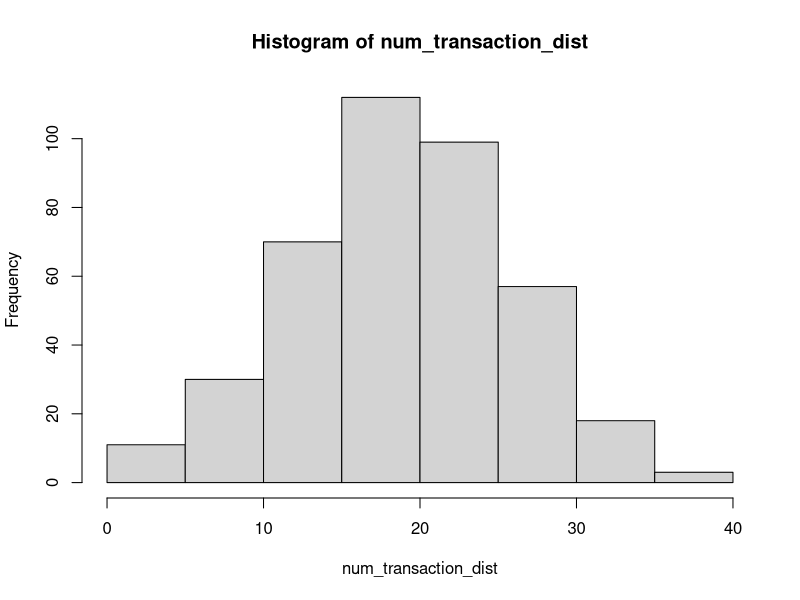
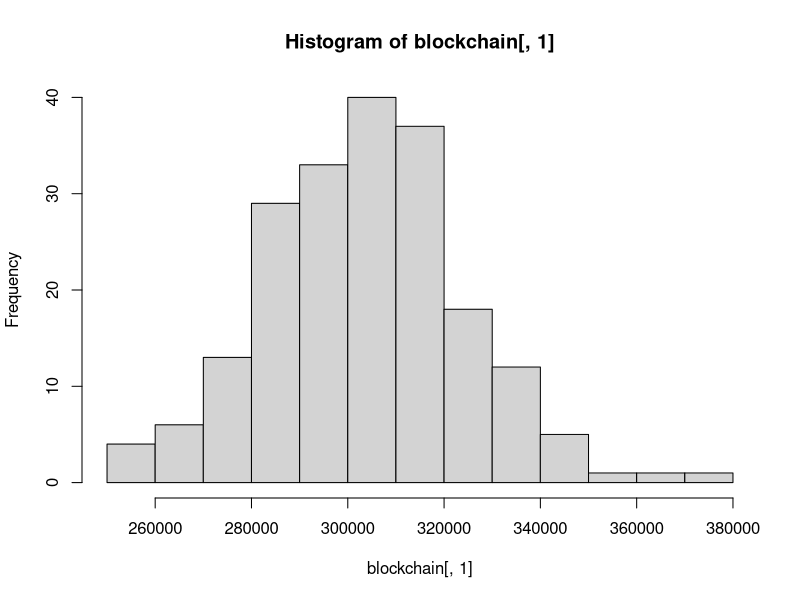

R code for these plots, in order:
# Monero dynamic blocksize simulator script
# 2017 Gingeropolous

# install.packages("digest")

library(digest)

setwd("/home/user/Desktop/r-blockchain-sim/")

#Flags to modify

wallet_auto_fee <- FALSE # When I figure out how to code the auto fee I'll play with it
debug <- 1 # This increases the logging in the live_blockchain file. 0 is minimal, 4 is maximal.
plus_one <- FALSE # This triggers the experimental +1 policy, where there is no fee. The code for this is currently absent in this sim. 
cycle <- FALSE # Triggers the number of transactions entering the tx pool to cycle, based on cycle factor below.

# PARAMETERS TO MODIFY

old_allow_transaction <- 30 #This is for the sim break of oldest transaction
sim_break <- 200 # This is for the sim break multiplier of tx pool
autospeed = 1 # This is used for the wall_auto_fee. Its used in the calculation to determine whether to up the multiplier of a transaction. 
#If its 1, then the multiplier is increased to get into the next block. if its 2, its 2 blocks. (done by multiplying the median by this number)
default_mult <- 4 # The default fee multiplier  
cycle_factor <- 45 # For this calc: num_tx=floor(num_tx*(1+sin(i/cycle_factor))). Lower factor is faster cycling. 
tx_mean <- 20 # mean number of transactions to add to txpool during each block
tx_sd <- tx_mean / 3 # standard deviation for that 
# Our Transaction Number Distribution. Just run these lines to see the distribution
num_transaction_dist <- floor(rnorm(400, mean=tx_mean, sd=tx_sd))
hist(num_transaction_dist)

num_blocks <- 720 # Number of blocks to run simulation. 720 = 1 day
spike_factor <- 3 # The multiplier of simulated transaction spikes that defy the normal distribution
gen_coins <- 14092278e12 # Total generated coins grabbed from moneroblocks.info circa 3/12/2017

ref_base <- 10e12
CRYPTONOTE_BLOCK_GRANTED_FULL_REWARD_ZONE_V2 <- 300000 # new on is 300000, old one is 60000
fee_factor <- 0.004e12

# Write the new start of the blockchain text file
cat(c(date(),"New blockchain run","Number of blocks",num_blocks,"default multiplier",default_mult,"spike factor",spike_factor,"tx_mean",tx_mean,"tx_sd",tx_sd) , file = "live_blockchain.txt", sep = "\n", fill = FALSE, labels = NULL, append = FALSE)

#Write the new start of transactions log for re-creation
cat(c(date(),"New transactions log","Number of blocks",num_blocks,"default multiplier",default_mult,"spike factor",spike_factor,"tx_mean",tx_mean,"tx_sd",tx_sd) , file = "transactions.txt", sep = ":", fill = FALSE, labels = NULL, append = FALSE)


#Formula sources

#From: https://en.wikipedia.org/wiki/Monero_(cryptocurrency)#Features
# max(0.6, floor((tot_coins − gen_coins)*2e−19)*10e−12)
# max(0.6, floor((M − A)×2−19)×10−12) XMR, with M = 264 − 1 and A = 1012 times the amount of XMR already emitted).


#From: http://monero.stackexchange.com/questions/2531/how-does-the-dynamic-fee-calculation-work
#fee = (R/R0) * (M0/M) * F0
#R: base reward
#R0: reference base reward (10 monero)
#M: block size limit
#M0: minimum block size limit (60000)
#F0: 0.002 monero

#From: https://github.com/monero-project/monero/pull/1276/files#diff-1279d7b0ddc432573cd2bd8c6e632c1fR2718
# uint64_t unscaled_fee_per_kb = (DYNAMIC_FEE_PER_KB_BASE_FEE * CRYPTONOTE_BLOCK_GRANTED_FULL_REWARD_ZONE_V2 / median_block_size);

# These shouldn't be modified
size_block_template <- 0 # Don't modify
tot_coins <- 0xffffffffffffffff # Grabbed from moneromooos thing. Hooray R can read this nonsense

# Create a tx_pool, where each transaction is merely identified by the fee multiplier associated with it
# Transactions will be added to the pool by appending to it, so the higher index of the transaction, the newer the transaction
# tx_pool <- c() # should declare empty? screw it, we're not concerned with memory performance
#I think this should be a matrix

tx_pool <- matrix(NA,ncol = 5)

# Tx pool format:
# Col 1: block entered
# Col 2: fee
# Col 3: hash
# Col 4: tx_size, currently fixed, but will at some point be variable
# Col 5: fee multiplier

# Create a blockchain, and boostrap it with a median as pulled from the existing blockchain
blockchain <- matrix(NA,nrow=200, ncol = 11)
blockchain[,1] <- (rnorm(200, mean=CRYPTONOTE_BLOCK_GRANTED_FULL_REWARD_ZONE_V2, sd=20000))
hist(blockchain[,1])

# Block header format
# Col 1: block size
# Col 2: Number of transactions
# Col 3: unmodified base reward
# Col 4: Penalty
# Col 5: New base reward
# Col 6: Total fees
# Col 7: Final block reward
# Col 8: Remaining transaction in txpool
# Col 9: Number transaction entered into pool in this block
# Col 10: Max age of transaction that was added to this block
# Col 11: Median past 100

bcnames <- c("Block Size","Transactions in block","Un-modified Base Reward","Block Penalty","New base reward", "Fees in Block","Total Block Reward with Fees","Remaining of txs in txpool","Num transactions entered into txpool","Oldest.tx","Median100")

tmpltnames <- c("Blocktime added to txpool","Fee","Hash","Size","Multiplier")


# This is the beginning of the simulated blockchain. It will run num_blocks many times.
for (i in 1:num_blocks) {
  print("Beginning of block loop")
  print(i)
  #Take care of base reward!
  base_reward <-( tot_coins - gen_coins ) * 2^-19 
  if (base_reward < 600000000000) { base_reward <- 600000000000 }
  
  # Lets generate some fake numbers!
  
  # Number of transactions being created by users and added to the txpool in this block
  num_tx <- rnorm(1, mean=tx_mean, sd=tx_sd) # Genernate the number of transactions that are getting into the mempool during this block
  if (num_tx < 0 ) {num_tx <- 0} # If the numberis below 0, then force to 0. Skews the distribution to 0,
  if (i ==1 ) {num_tx <- 10} # Prevents dimension problem if first transaction pool is 0
  
  # A random function to create large influxes of transactions that defy the normal distribution, spike
  
  spike <- runif(1) # Probability of pool dump randomizer, or just large transaction entrance
  if (spike > 0.95 ) {num_tx <- num_tx*spike_factor}
  
  if (cycle == TRUE) {num_tx=floor(num_tx*(1+sin(i/cycle_factor))) 
  } else 
    {
      num_tx=floor(num_tx)
    }
  
  #pprint("Number of transactions")
  #print(num_tx)
  
  # What is the current size of the transaction pool
  tx_pool_num <- nrow(tx_pool)

  # What is the current median of the last 100 blocks
  size_of_blockchain <- nrow(blockchain)
  last_100 <- c(blockchain[(size_of_blockchain-99):size_of_blockchain],1)
  med_100 <- as.numeric(median(last_100))
  cat(c("Original med_100 calc:",med_100) , file = "live_blockchain.txt", sep = "\n", fill = TRUE, labels = NULL, append = TRUE)
  if (med_100 < CRYPTONOTE_BLOCK_GRANTED_FULL_REWARD_ZONE_V2) {med_100 <- CRYPTONOTE_BLOCK_GRANTED_FULL_REWARD_ZONE_V2}

  #Lets try the per kb fee
  #The one below, as documented on the SE and on bitcointalk, doesn't seem to actually be implemented in the code
  #fee <- (base_reward/ref_base)*(min_block/block_size_limit)*fee_factor  
  #This one seems to be implemented
  # unscaled_fee_per_kb = (DYNAMIC_FEE_PER_KB_BASE_FEE * CRYPTONOTE_BLOCK_GRANTED_FULL_REWARD_ZONE_V2 / median_block_size);
 
  # From jollymorts work: https://github.com/JollyMort/monero-research/blob/master/Monero%20Dynamic%20Block%20Size%20and%20Dynamic%20Minimum%20Fee/Monero%20Dynamic%20Block%20Size%20and%20Dynamic%20Minimum%20Fee%20-%20DRAFT.md
  
  # F_mc = (R / R_0) * (M_0 / M) * F_0
  #where R_0 = 10 monero is the reference base reward, and F_0 = 0.002 monero / kB.
  # where R is the base block reward, B the block size and M the median block size of the last 100 blocks. The penalty doesn't come in effect unless B > M_0, where M_0 = 60000 bytes is the minimum penalty-free block size. Maximum allowed block size is 2 * M, at which the full base block reward is witheld.
  R <- base_reward
  R_0 <- ref_base
  M <- med_100
  M_0 <- CRYPTONOTE_BLOCK_GRANTED_FULL_REWARD_ZONE_V2
  F_0 <- fee_factor
  
  #Moneromooo's nomenclature
  BASE_FEE_PER_KB <- fee_factor
  MIN_BLOCK_SIZE_MEDIAN <- CRYPTONOTE_BLOCK_GRANTED_FULL_REWARD_ZONE_V2
  median_size <- med_100
  subsidy <- base_reward
  REFERENCE_SUBSIDY <- ref_base
  
  #Moneromoooos
  #perkb_fee <- BASE_FEE_PER_KB * MIN_BLOCK_SIZE_MEDIAN / median_size * subsidy / REFERENCE_SUBSIDY
  
  #Jollymorts
  perkb_fee = (R / R_0) * (M_0 / M) * F_0
  
  # perkb_fee <- fee_factor*CRYPTONOTE_BLOCK_GRANTED_FULL_REWARD_ZONE_V2/med_100
  
  # Lets try simulating transactions being created during this block    

    for (p in 1:num_tx) {  
    
    # These are some really quanticed transactions!
    tx_size_random <- runif(1) 
    if(tx_size_random <= 0.5) {tx_base <- 12.65
    } else if (tx_size_random > 0.5 && tx_size_random <= 0.75) {tx_base <- 49.89
    } else if (tx_size_random > 0.75 && tx_size_random <= 0.85) {tx_base <- 23.57
    } else if (tx_size_random > 0.85 && tx_size_random <= 0.90) {tx_base <- 17.06
    } else if (tx_size_random > 0.90 && tx_size_random <= 0.98) {tx_base <- 37.58
    } else if (tx_size_random > 0.98 && tx_size_random <= 1.00) {tx_base <- 62.58
    } else {tx_base <- 12.66}
    
    tx_size <- rnorm(1, mean=(tx_base*1024), sd=1024) 
    #hist(rnorm(500, (tx_base*1024), sd=256))
    
    
    if (wallet_auto_fee == TRUE && sum(as.numeric(tx_pool[,4])) + tx_size > med_100 && i > 2) {
      #This is the same code as below when looking to find transactions to include in a block
      highest_mult <- max(as.numeric(tx_pool[,5])) # find the highest fee MULTIPLIER
      high_mult_index <- c(which(as.numeric(tx_pool[,5]) == highest_mult)) # Get row indexes of all the transactions with this multiplier
      high_mult_pool <- rbind(tx_pool[high_mult_index,]) # Create sub matrix of the high transactions
      
      if (sum(as.numeric(high_mult_pool[,4])) + tx_size < med_100) { # So there are other high priority transactions, but there aren't enough of these to fill the block exclusively, so we can just get in with them
        mult <- highest_mult
      } else if (sum(as.numeric(high_mult_pool[,4])) + tx_size > autospeed*med_100) { # So all of the transaction at this priority level will eat up the block, so the currenct transaction won't get in
          mult <- max(as.numeric(high_mult_pool[,5])) + 1
      } else {
        mult <- default_mult
      }
      transaction <- c(i,mult*perkb_fee*(tx_size/1024),digest(runif(1),algo="md5"),tx_size,mult) # Add the transaction to the mempool, 
      # Where the transaction is identified by the block # its added in, the fee multiplier, a random hash, and the transaction size
      tx_pool <- rbind(tx_pool,transaction)
    } else {
      mult <- default_mult
      transaction <- c(i,mult*perkb_fee*(tx_size/1024),digest(runif(1),algo="md5"),tx_size,mult) # Add the transaction to the mempool, 
      # Where the transaction is identified by the block # its added in, the fee multiplier, a random hash, and the transaction size
      tx_pool <- rbind(tx_pool,transaction) 
    }
    # Write the transaction to a separate log file so can re-run same network conditions with different parameters
    cat(c(transaction) , file = "transactions.txt", sep = "\t", fill = TRUE, labels = NULL, append = TRUE)
  }
  
  # OK, lets try to make a block and add it to the chain and delete the transactions from the transaction pool
  # This is gonna be a bitch
  
  tx_pool_copy <- tx_pool # Lets not mess with the main transaction pool. This is useless. Dunno why I copied.
  block_template <- matrix(NA, ncol = 5)
  # initiate the block template, creating a random hash, and the size comes from 0.0928*1024
  block_template[1,] <- c(i,0,digest(runif(1),algo="md5"),95.0272,0) 
  #print("Before blockfill loop")
  #print(block_template)
  
  countloop <- 0 # Was for debugging how many times the blockfill loop ran
  
  if (nrow(tx_pool_copy) == 0) {print("Tx pool empty") # Empty transactions pools cause the sim to break
    } else {
  
  # blockfill can be found here
  #  https://github.com/monero-project/monero/blob/c642d3224c65c993ded9423358c818b83b7d74b9/src/cryptonote_core/tx_pool.cpp#L609  
  # On review, that algo seems to prioritize by fee and then by age of transaction. 
    
  repeat { # This is the beginning of the block template loop
    countloop <- countloop + 1 # This was for debugging. Shows how many times it takes to fill a block
    size_block_template <- sum(as.numeric(block_template[,4]))
    cat(c("Countloop: ",countloop," Original size_block_template:",size_block_template) , file = "live_blockchain.txt", sep = "\n", fill = TRUE, labels = NULL, append = TRUE)
  # First, we'll see if there are any high fee transactions in the mempool
    
    if (nrow(tx_pool_copy) == 0) { # Introduced because buggy if txpool gets emptied by blockfilling process 
      print("Tx pool empty and detected in blockfill loop")
      break 
      } else {


    # P_current = R * ((B / M) - 1) ^ 2
    
    # Column 6: shows the difference between the current median and the current blocksize before the transaciton is added
        # Can change this to a single variable but didn't want to deal with modifying the index of this matrix
    tx_pool_comp <- cbind(tx_pool_copy,c(med_100-size_block_template))
    # Column 7: This line will calculate P_current if the transaction is added to the block
    # R * ( (B / M) - 1) ^ 2
    tx_pool_comp <- cbind(tx_pool_comp,c(R * ( ( (as.numeric(tx_pool_comp[,4]) + size_block_template) / med_100) -1 ) ^ 2 ))
    # Column 8: This line will calculate the total blockreward if the transaction is added to the block template
    cur_fees <- sum(as.numeric(block_template[,2]))
    tx_pool_comp <- cbind(tx_pool_comp,c(cur_fees + as.numeric(tx_pool_comp[,2])+base_reward-as.numeric(tx_pool_comp[,7])))
    
    tx_pool_comp <- tx_pool_comp[complete.cases(tx_pool_comp),,drop=FALSE] # Get rid of the goddamned NA
    tx_pool_copy <- tx_pool_copy[complete.cases(tx_pool_copy),,drop=FALSE] # Get rid of the goddamned NA
    
    # For reference
    # P_current = R * ((B / M) - 1) ^ 2
    # F_mc = (R / R_0) * (M_0 / M) * F_0
    # where R_0 = 10 monero is the reference base reward, and F_0 = 0.002 monero / kB.
    # where R is the base block reward, B the block size and M the median block size of the last 100 blocks. The penalty doesn't come in effect unless B > M_0, where M_0 = 60000 bytes is the minimum penalty-free block size. Maximum allowed block size is 2 * M, at which the full base block reward is witheld.
    # This is used in the final if statement. Need to modify to match the other penalize calculation
  
    # TX_POOL_COMP format
    # Col 1: block entered
    # Col 2: fee
    # Col 3: hash
    # Col 4: tx_size
    # Col 5: fee multiplier 
    # Col 6: size difference: Median - new candidate block with this transaction
    # Col 7: P_current if this transaction is added to the current block template
    # Col 8: Total block reward if this transaction is added to block template
    
    #find the highest fee multiplier and subset the pool into a high multiplier pool
    highest_mult <- max(as.numeric(tx_pool_comp[,5])) # find the highest fee MULTIPLIER
    high_mult_index <- c(which(as.numeric(tx_pool_comp[,5]) == highest_mult)) # Get row indexes of all the transactions with this multiplier
    high_mult_pool <- rbind(tx_pool_comp[high_mult_index,]) # Create sub matrix of the high transactions
    block_ordered_pool <- high_mult_pool[sort.list(high_mult_pool[,1]),,drop=FALSE] # Sort the high fee subset by when they were added to the tx pool
    
    # Could be a way to do all this without copying the data. Sort a bunch of vectors or something. 
    
    # Need to use the difference between median and current blocksize to subset pool for candidates and then sort that pool by block age
    
    if (debug == 3) {
    cat("TX_POOL_COMP" , file = "live_blockchain.txt", sep = "\n", fill = TRUE, labels = NULL, append = TRUE)
    write.table(tx_pool_comp, file="live_blockchain.txt", row.names=FALSE, col.names=FALSE, append = TRUE, quote=FALSE, sep = "\t")
    }
    
    if (size_block_template + as.numeric(block_ordered_pool[1,4]) <= med_100) {
      #So this is the easiest. If the block is lower than the median, we just add most recent and highest fee (would be the most profitable)
      #print("First if")
      #print(countloop)
      #print(block_ordered_pool[1,]) # For logging
      print("First if triggered")
      new_transaction <- block_ordered_pool[1,1:5]
      P_current <- 0
      
      } else if (size_block_template + as.numeric(block_ordered_pool[1,4]) > med_100 && size_block_template + as.numeric(block_ordered_pool[1,4]) <= 2*med_100) {
        print("Second if triggered - standard addition goes over median")
        highest_gain <- max(as.numeric(tx_pool_comp[,8]))
        stuff_index <- c(which(as.numeric(tx_pool_comp[,4]) <= as.numeric(tx_pool_comp[,6])))
        if (highest_gain >= base_reward) {
          if (debug == 1) {
            cat("First sub-if. A normal ordered transaction can't fit, but there is a high gain transaction that makes going over median economical" , file = "live_blockchain.txt", sep = "\n", fill = TRUE, labels = NULL, append = TRUE)
          }
          high_gain_index <- c(which(as.numeric(tx_pool_comp[,8]) == highest_gain)) # Get row indexes of all the transactions with this gain
          high_gain_fitdex <- c(which(as.numeric(tx_pool_comp[high_gain_index,4]) + size_block_template <= 2*med_100)) # I think this is BROKEN
          if (length(high_gain_fitdex) > 1) 
            {
            high_gain_fitdex <- high_gain_fitdex[1] # In future can make this random but screw it for now
          } else if (length(high_gain_fitdex) == 0) 
            {
            break
          } 
          # This is where some fanciness will be needed to add high gain txes that will fit under 2x median
          new_transaction <- tx_pool_comp[high_gain_fitdex,1:5]
          P_current <- as.numeric(tx_pool_comp[high_gain_fitdex,7])
        } else if (length(stuff_index >= 1)) {
          if (debug == 1) {
            cat("Second sub-if. The normal ordered transaction can't fit, others can still fit in the block, and there are no high gain over median tranasctions" , file = "live_blockchain.txt", sep = "\n", fill = TRUE, labels = NULL, append = TRUE)
          }
          stuff_pool <- tx_pool_comp[stuff_index,,drop=FALSE] # Extract the transactions that will fit
          block_ordered_stuff <- stuff_pool[sort.list(stuff_pool[,1]),,drop=FALSE] # Sort these based on their block age
          new_transaction <- block_ordered_stuff[1,1:5]
          P_current <- 0
        
        } else {
          if (debug == 1 ) {
            cat("Break out of blockfill because over median and no gain possible" , file = "live_blockchain.txt", sep = "\n", fill = TRUE, labels = NULL, append = TRUE)
          }
          P_current <- 0
          break
      }
    } else { 
      if (debug == 1 ) {
        cat("No blockfill conditions met at all" , file = "live_blockchain.txt", sep = "\n", fill = TRUE, labels = NULL, append = TRUE)
      }
      break
      }
    
    block_template <- rbind(block_template,new_transaction) # Add a transaction to the block template
    tx_index <- which(tx_pool_copy[,3] == new_transaction[3]) # Use the hash identifier to get index of transaction in original txpool
    tx_pool_copy <- tx_pool_copy[-tx_index,,drop = FALSE] # delete this transaction from the tx_pool_copy, drop=FALSe prevents the fucker from turning into a vector
    
 } # end of second else for the tx_pool being non-empty
    #print(P_current)
    #print(base_reward)
    #print(gen_coins)
 } # This is the end of the Repeat Loop for creating a block template
      
    newblocksize <- sum(as.numeric(block_template[,4]))
    newblocktx <- nrow(block_template)
    new_base_reward <- base_reward - P_current
    newblockfees <- sum(as.numeric(block_template[,2]))
    newblockreward <- base_reward - P_current + newblockfees

    } # end of first else for the tx_pool being non-empty
  
  #print("We made it out of the blockfill loop")
  # Block header format
  # Col 1: block size
  # Col 2: Number of transactions
  # Col 3: unmodified base reward
  # Col 4: Penalty
  # Col 5: Total fees
  # Col 6: Final block reward
  # Col 7: Remaining transaction in txpool
  # Col 8: Number transaction entered into pool in this block
  # Col 9: Max age of transaction that was added to this block
  # Col 10: Median 100
  
  # Lets add a new block to the chain !!!
  
  newblock <- c(newblocksize,newblocktx,base_reward,P_current,new_base_reward,newblockfees,newblockreward,(nrow(tx_pool_copy)),num_tx,i-min(as.numeric(block_template[,1])),med_100)
  #print(newblock)
  blockchain <- rbind (blockchain,newblock)
  
  colnames(block_template)<-tmpltnames
  
  tx_pool <- tx_pool_copy
  cat("New block being added" , file = "live_blockchain.txt", sep = "\n", fill = FALSE, labels = NULL, append = TRUE)
  cat(c(bcnames,"\n"), file = "live_blockchain.txt", sep = "\t", fill = FALSE, labels = NULL, append = TRUE)
  cat(c(newblock,"\n"), file = "live_blockchain.txt", sep = "\t", fill = FALSE, labels = NULL, append = TRUE)
  cat("Block Template" , file = "live_blockchain.txt", sep = "\n", fill = TRUE, labels = NULL, append = TRUE)
  cat(c(tmpltnames,"\n"), file = "live_blockchain.txt", sep = "\t", fill = TRUE, labels = NULL, append = TRUE)
  write.table(block_template, file="live_blockchain.txt", row.names=FALSE, col.names=FALSE, append = TRUE, quote=FALSE, sep = "\t")
  
  #print("Iteration")
  #print(i)
  #print("New Block Info")
  #print(newblock)
  
  gen_coins <- gen_coins + new_base_reward
  
  # Rest all these variables
  #Sys.sleep(1)

  if (i > 40 && mean(as.numeric(blockchain[(i+169):(i+199),10])) > old_allow_transaction)
  #if (i > 40 && as.numeric(blockchain[(i+199),8]) > sim_break*(mean(as.numeric(blockchain[(i+169):(i+199),2])))) 
  {
    print("Sim break condition met. Stopping simulation")
    cat(c("Sim break condition met. Stopping simulation. Size of tx_pool",nrow(tx_pool_copy)," Oldest transaction: ",max(as.numeric(blockchain[(i+199),10]))) , file = "live_blockchain.txt", sep = "\n", fill = TRUE, labels = NULL, append = TRUE)
    break
  }
} # End of primary for loop

synth_blockchain <- blockchain[complete.cases(blockchain),]


#matplot(synth_blockchain,type="l",)
#legend("bottom", inset=.05, legend=bcnames, pch=1, col=c(2,4), horiz=FALSE)

nums <- seq(1,nrow(synth_blockchain),1)
#synth_blockchain <- cbind(synth_blockchain,nums)
colnames(synth_blockchain)<-bcnames
bcdf <- data.frame(synth_blockchain,row.names=nums)

#sink()

write.table(bcdf, file = "blockchain.txt", append = FALSE, quote = TRUE, sep = "\t",
            eol = "\n", na = "NA", dec = ".", row.names = FALSE,
            col.names = TRUE, qmethod = c("escape", "double"))

write.table(tx_pool, file = "finaltxpool.txt", append = FALSE, quote = TRUE, sep = "\t",
            eol = "\n", na = "NA", dec = ".", row.names = FALSE,
            col.names = TRUE, qmethod = c("escape", "double"))

#plot(synth_blockchain[,1], type="o", col="blue")
